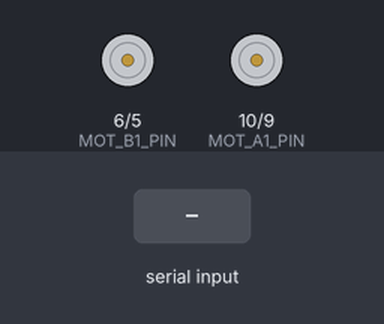
The sketch below on a simulated Arduino Uno, built with avr-gcc and run on an emulated ATmega328P. On the bench: motor-driver pin pairs drawn as motors (green arrow = first pin HIGH = forward, orange = second pin HIGH = backward, longer = more drive). Inputs (shaded band) come from the test bench.

Above: at 1.2 s.
1.3 s: "d" received over Serial
At 1.6 s:
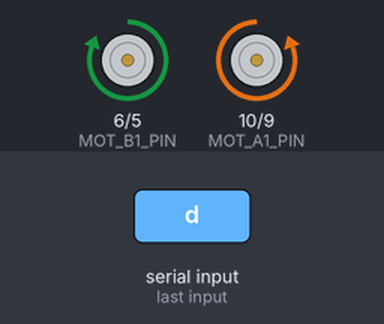
2.8 s: "a" received over Serial
At 3.9 s:
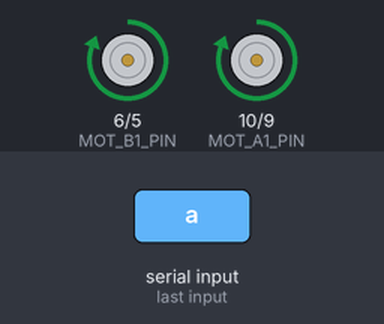
4.3 s: "i" received over Serial
At 5.1 s:
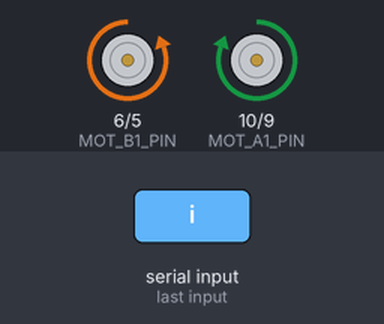
5.8 s: "s" received over Serial
At 6.2 s:
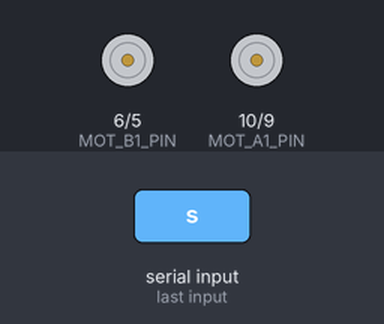
Timing chart, 0 to 8.3 s (numbered marks = the images above; inputs shaded):
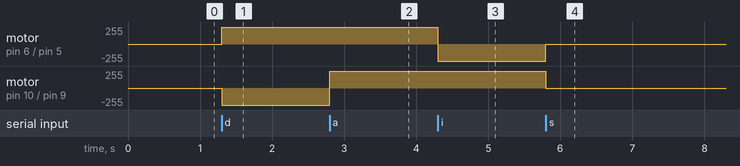

Measured:
- after the input at 1.3 s, motor on pin 6 (MOT_B1_PIN) / pin 5 (MOT_B2_PIN): stopped → forward 255/255 at once; motor on pin 10 (MOT_A1_PIN) / pin 9 (MOT_A2_PIN): stopped → backward 255/255 at once
- after the input at 2.8 s, motor on pin 10 (MOT_A1_PIN) / pin 9 (MOT_A2_PIN): backward 255/255 → forward 255/255 at once
- after the input at 4.3 s, motor on pin 6 (MOT_B1_PIN) / pin 5 (MOT_B2_PIN): forward 255/255 → backward 255/255 at once
- after the input at 5.8 s, motor on pin 6 (MOT_B1_PIN) / pin 5 (MOT_B2_PIN): backward 255/255 → stopped at once; motor on pin 10 (MOT_A1_PIN) / pin 9 (MOT_A2_PIN): forward 255/255 → stopped at once

The sketch:

Full_Concept_software.ino
```cpp
/*  Titulo : programa de Diseno conceptual
 *  Fecha de modificacion de Codigo:  09/07/2024
 *  Fecha de ultima actualizacion: 09/07/2024
 *  Revision Actual: A
 *    Rev A : Initial Release -- DMC
 *
*/

#define adelante d  /* Definiciones de constantes que recibira el robot desde la aplicacion*/
#define atras a
#define izquierda i
#define derecha d
#define lat_izq k
#define lat_der l
#define paro s

//Declaracion de los pines en los motores
#define MOT_A1_PIN 10
#define MOT_A2_PIN 9
#define MOT_B1_PIN 6
#define MOT_B2_PIN 5


void setup() {
  Serial.begin(9600); //Velocidad de comunicación Serial

  //Configura los pines de salida
  // Set all the motor control inputs to OUTPUT
  pinMode(MOT_A1_PIN, OUTPUT);
  pinMode(MOT_A2_PIN, OUTPUT);
  pinMode(MOT_B1_PIN, OUTPUT);
  pinMode(MOT_B2_PIN, OUTPUT);

  // Turn off motors - Initial state
  digitalWrite(MOT_A1_PIN, LOW);
  digitalWrite(MOT_A2_PIN, LOW);
  digitalWrite(MOT_B1_PIN, LOW);
  digitalWrite(MOT_B2_PIN, LOW);
}
//Main
void loop() {
  char crt; //Variable caracter que recibe los datos via Bluetooth

  //Preguntar si hay dato disponible en el puerto serial
  if(Serial.available()){
    crt = Serial.read();

    // Instruccion para ir hacia adelante
    if(crt == 'd'){
      set_motor_currents (255,255);
    }

    // Instruccion para ir hacia atras
    if(crt == 'a'){
      set_motor_currents (-255,-255);
    }

    // Instruccion para ir hacia izquierda
    if(crt == 'i'){
      set_motor_currents(-255,255);
    }

  // Instruccion para ir hacia derecha
    if(crt == 'd'){
      set_motor_currents(255,-255);
    }

  // Instruccion para ir lateral izq
    if(crt == 's'){
      set_motor_currents(0,0);
    }
  }
}


//Funciones declaradas
/// Set the current on a motor channel using PWM and directional logic.
///
/// \param pwm    PWM duty cycle ranging from -255 full reverse to 255 full forward
/// \param IN1_PIN  pin number xIN1 for the given channel
/// \param IN2_PIN  pin number xIN2 for the given channel
void set_motor_pwm(int pwm, int IN1_PIN, int IN2_PIN)
{
  if (pwm < 0) {  // reverse speeds
    analogWrite(IN1_PIN, -pwm);
    digitalWrite(IN2_PIN, LOW);

  } else { // stop or forward
    digitalWrite(IN1_PIN, LOW);
    analogWrite(IN2_PIN, pwm);
  }
}

/// Set the current on both motors.
///
/// \param pwm_A  motor A PWM, -255 to 255
/// \param pwm_B  motor B PWM, -255 to 255
void set_motor_currents(int pwm_A, int pwm_B)
{
  set_motor_pwm(pwm_A, MOT_A1_PIN, MOT_A2_PIN);
  set_motor_pwm(pwm_B, MOT_B1_PIN, MOT_B2_PIN);
}
```
